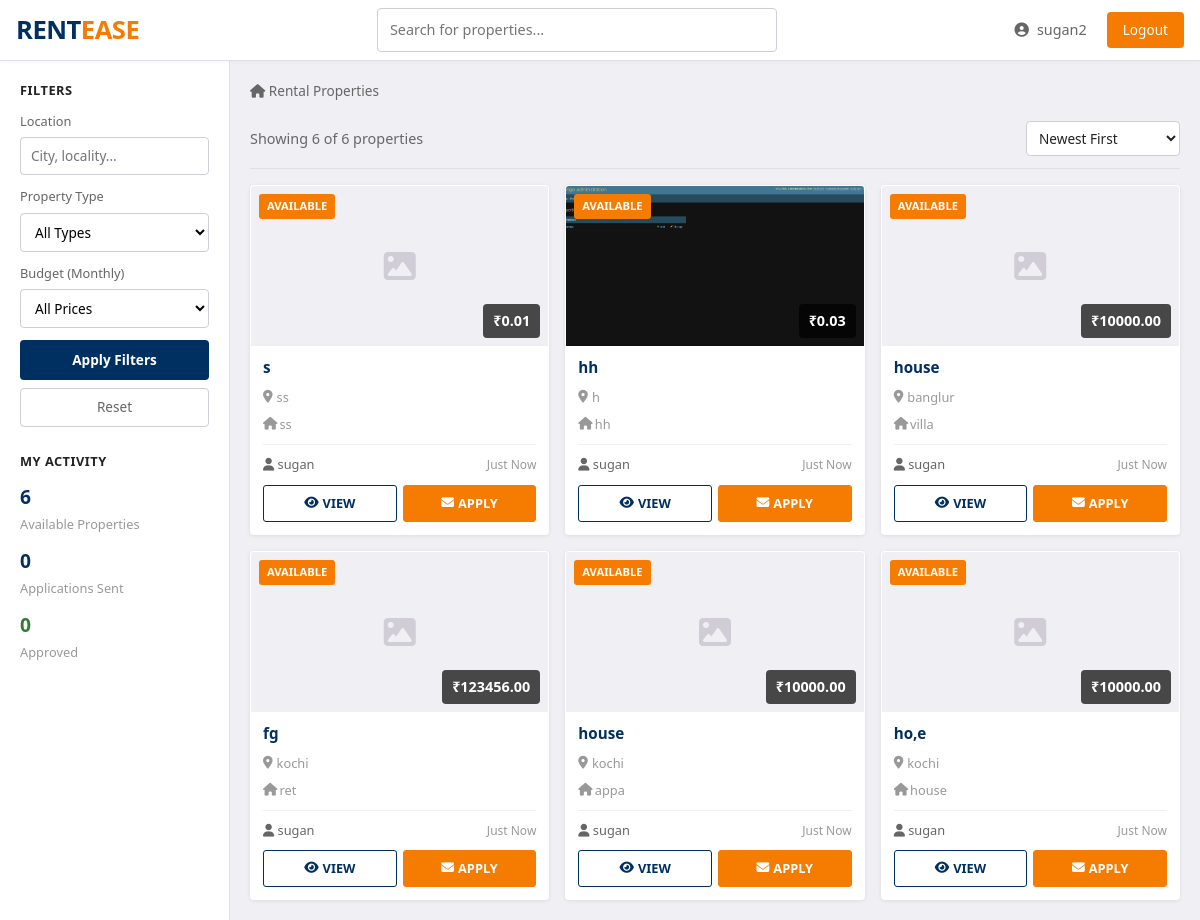
Before: /dashboard/ (signed in) with the older database file.
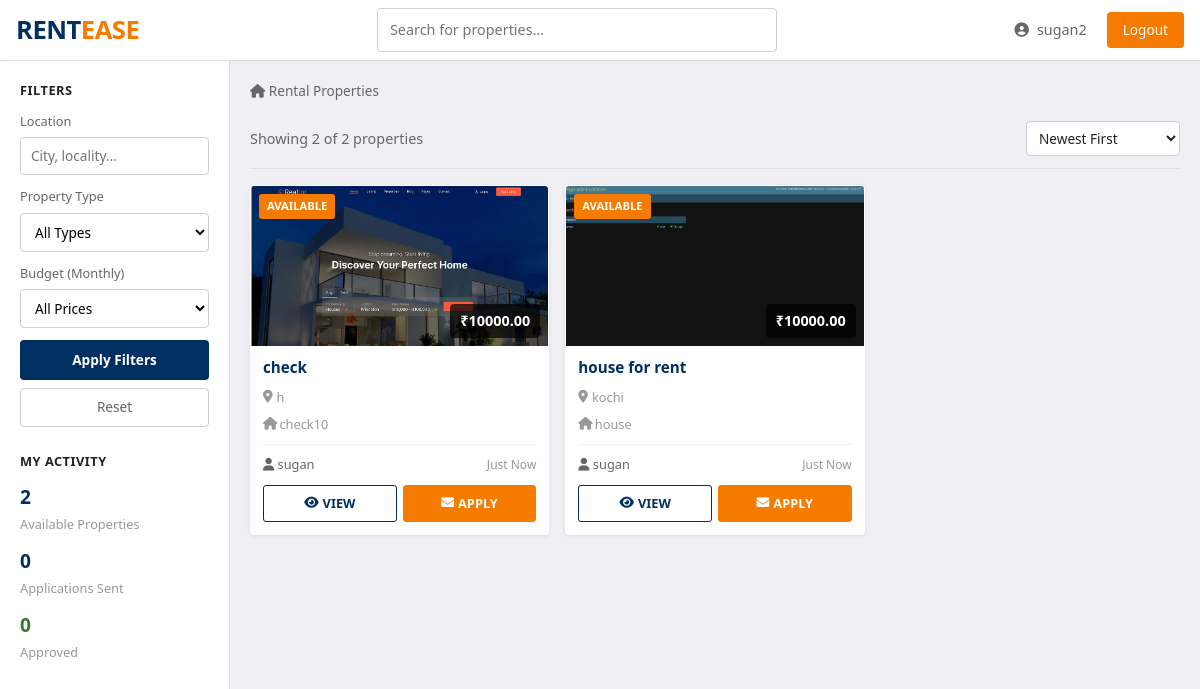
After: the same page with the newer database file.
### core/models.py (models this page shows, shortened)
class Property(models.Model):
    class Status(models.TextChoices):
        PENDING_APPROVAL = "PENDING", "Pending Approval"
        AVAILABLE = "AVAILABLE", "Available"
        RENTED = "RENTED", "Rented"
        MAINTENANCE = "MAINTENANCE", "Maintenance"
    class Furnishing(models.TextChoices):
        UNFURNISHED = "UNFURNISHED", "Unfurnished"
        SEMI_FURNISHED = "SEMI_FURNISHED", "Semi-Furnished"
        FULLY_FURNISHED = "FULLY_FURNISHED", "Fully Furnished"
    class Facing(models.TextChoices):
        NORTH = "NORTH", "North"
        SOUTH = "SOUTH", "South"
        EAST = "EAST", "East"
        WEST = "WEST", "West"
        NORTHEAST = "NORTHEAST", "North-East"
        NORTHWEST = "NORTHWEST", "North-West"
        SOUTHEAST = "SOUTHEAST", "South-East"
        SOUTHWEST = "SOUTHWEST", "South-West"
    owner = models.ForeignKey(User, on_delete=models.CASCADE, related_name='properties')
    title = models.CharField(max_length=255)
    ad_title = models.CharField(max_length=255, blank=True, null=True, help_text="Short ad title")
    description = models.TextField()
    price = models.DecimalField(max_digits=10, decimal_places=2)
    location = models.CharField(max_length=255)
    property_type = models.CharField(max_length=100)
    bhk = models.IntegerField(default=1, help_text="Number of BHKs (Bedrooms)")
    bathrooms = models.IntegerField(default=1, help_text="Number of bathrooms")
    furnishing = models.CharField(max_length=50, choices=Furnishing.choices, default=Furnishing.SEMI_FURNISHED)
    super_built_area = models.DecimalField(max_digits=10, decimal_places=2, default=0, help_text="Super built area in sqft")
    bachelors_allowed = models.BooleanField(default=True, help_text="Are bachelors allowed?")
    total_floors = models.IntegerField(default=1, help_text="Total floors in the building")
    facing = models.CharField(max_length=50, choices=Facing.choices, default=Facing.NORTH)
    amenities = models.TextField(help_text="Comma-separated list of amenities", blank=True)
    status = models.CharField(max_length=50, choices=Status.choices, default=Status.PENDING_APPROVAL)
    is_paid = models.BooleanField(default=False)
    created_at = models.DateTimeField(auto_now_add=True)
    updated_at = models.DateTimeField(auto_now=True)
    class Meta:
        verbose_name_plural = "Properties"

class User(AbstractUser):
    class Role(models.TextChoices):
        ADMIN = "ADMIN", "Admin"
        OWNER = "OWNER", "Owner"
        TENANT = "TENANT", "Tenant"
    email = models.EmailField(unique=True, null=False, blank=False)
    role = models.CharField(max_length=50, choices=Role.choices, default=Role.TENANT)
    profile_image = models.ImageField(upload_to='profiles/', blank=True, null=True)
    phone_number = models.CharField(max_length=15, blank=True, null=True)
    groups = models.ManyToManyField(
        'auth.Group',
        related_name='custom_user_set',
        blank=True,
        help_text='The groups this user belongs to.',
        verbose_name='groups',
    )
    user_permissions = models.ManyToManyField(
        'auth.Permission',
        related_name='custom_user_set',
        blank=True,
        help_text='Specific permissions for this user.',
        verbose_name='user permissions',
    )

class PropertyImage(models.Model):
    property = models.ForeignKey(Property, on_delete=models.CASCADE, related_name='images')
    image = models.ImageField(upload_to='property_images/')

### core/views.py (the view)
# urls.py: path('dashboard/', views.dashboard_view, name='dashboard'),
@login_required
def dashboard_view(request):
    context = {'user': request.user}
    if request.user.is_superuser or request.user.role == 'ADMIN':
        pending_properties = Property.objects.filter(status=Property.Status.PENDING_APPROVAL).order_by('-created_at')
        owners = User.objects.filter(role='OWNER', is_superuser=False).order_by('-date_joined')
        tenants = User.objects.filter(role='TENANT', is_superuser=False).order_by('-date_joined')
        all_users = User.objects.exclude(is_superuser=True).order_by('-date_joined')
        all_properties = Property.objects.all().order_by('-created_at')
        context['pending_properties'] = pending_properties
        context['pending_count'] = pending_properties.count()
        context['all_users'] = all_users
        context['total_users'] = all_users.count()
        context['owners'] = owners
        context['total_owners'] = owners.count()
        context['tenants'] = tenants
        context['total_tenants'] = tenants.count()
        context['all_properties'] = all_properties
        context['total_properties'] = all_properties.count()
        return render(request, 'core/admin_dashboard.html', context)
    elif request.user.role == 'OWNER':
        properties = Property.objects.filter(owner=request.user)
        context['properties'] = properties
        context['active_listings_count'] = properties.filter(status=Property.Status.AVAILABLE).count()
        return render(request, 'core/owner_dashboard.html', context)
    elif request.user.role == 'TENANT':
        available_properties = Property.objects.filter(status=Property.Status.AVAILABLE).order_by('-created_at')
        user_applications = RentalApplication.objects.filter(tenant=request.user).order_by('-application_date')
        context['available_properties'] = available_properties
        context['total_available'] = available_properties.count()
        context['applications'] = user_applications
        context['total_applications'] = user_applications.count()
        context['approved_applications'] = user_applications.filter(status=RentalApplication.Status.APPROVED).count()
        return render(request, 'core/tenant_dashboard.html', context)
    return render(request, 'core/dashboard.html', context)

### core/templates/core/tenant_dashboard.html (shortened to what the changed rows need)
{% load static %}
<!DOCTYPE html>
<html lang="en">
<head>
    <link href="https://cdn.jsdelivr.net/npm/bootstrap@5.3.0/dist/css/bootstrap.min.css" rel="stylesheet">
    <link href="https://cdnjs.cloudflare.com/ajax/libs/font-awesome/6.4.0/css/all.min.css" rel="stylesheet">
</head>
<body>
    <div class="main-container">
        <div class="sidebar">
            <div class="filter-section">
                <div style="display: flex; flex-direction: column; gap: 12px;">
                    <div class="stat-item">
                        <div class="stat-value">{{ total_available }}</div>
                        <div class="stat-label">Available Properties</div>
                    </div>
                </div>
            </div>
        </div>
        <div class="content">
            <div class="listings-info">
                <div class="results-count">
                    Showing {{ available_properties|length }} of {{ total_available }} properties
                </div>
                <div class="sort-options">
                    <select>
                    </select>
                </div>
            </div>
            {% if available_properties %}
                <div class="listings-grid">
                    {% for property in available_properties %}
                        <div class="listing-card">
                            <div class="listing-image-wrapper">
                                {% if property.images.first %}
                                    <img src="{{ property.images.first.image.url }}" alt="{{ property.title }}" class="listing-image">
                                {% else %}
                                    <div class="listing-image-placeholder">
                                        <i class="fas fa-image"></i>
                                    </div>
                                {% endif %}
                                <span class="listing-featured-badge">Available</span>
                                <div class="listing-price">₹{{ property.price }}</div>
                            </div>
                            <div class="listing-content">
                                <a href="#" class="listing-title">{{ property.title }}</a>
                                <div class="listing-location">
                                    <i class="fas fa-map-marker-alt"></i>
                                    <span>{{ property.location }}</span>
                                </div>
                                <div class="listing-details">
                                    <div class="listing-detail">
                                        <i class="fas fa-home"></i> {{ property.property_type }}
                                    </div>
                                </div>
                                <div class="listing-user">
                                    <span class="listing-user-name"><i class="fas fa-user"></i> {{ property.owner.username }}</span>
                                    <span class="listing-time">Just Now</span>
                                </div>
                                <div class="listing-actions">
                                    <a href="#" class="btn-action btn-view">
                                        <i class="fas fa-eye"></i> VIEW
                                    </a>
                                    <a href="#" class="btn-action btn-apply">
                                        <i class="fas fa-envelope"></i> APPLY
                                    </a>
                                </div>
                            </div>
                        </div>
                    {% endfor %}
                </div>
            {% else %}
                <div class="empty-state">
                    <div class="empty-icon"><i class="fas fa-search"></i></div>
                    <div class="empty-title">No Properties Found</div>
                    <div class="empty-text">Adjust your filters or come back later for more listings</div>
                </div>
            {% endif %}
        </div>
    </div>
</body>
</html>

Changed rows visible on the page:
removed Property: price "0.01", title "s", location "ss", property_type "ss", owner.username "sugan"
removed Property: price "10000.00", title "house", location "banglur", property_type "villa", owner.username "sugan"
removed Property: price "123456.00", title "fg", location "kochi", property_type "ret", owner.username "sugan"
removed Property: price "10000.00", title "house", location "kochi", property_type "appa", owner.username "sugan"
removed Property: price "10000.00", title "ho,e", location "kochi", property_type "house", owner.username "sugan"
now on this page (row edited): Property: images.first.image (picture), price "10000.00", title "check", location "h", property_type "check10", owner.username "sugan"
changed Property: price "0.03" → "10000.00"; title "hh" → "house for rent"; location "h" → "kochi"; property_type "hh" → "house"
Other visible differences:
{{ total_available }}: "6" → "2"
{{ available_properties|length }}: "6" → "2"
